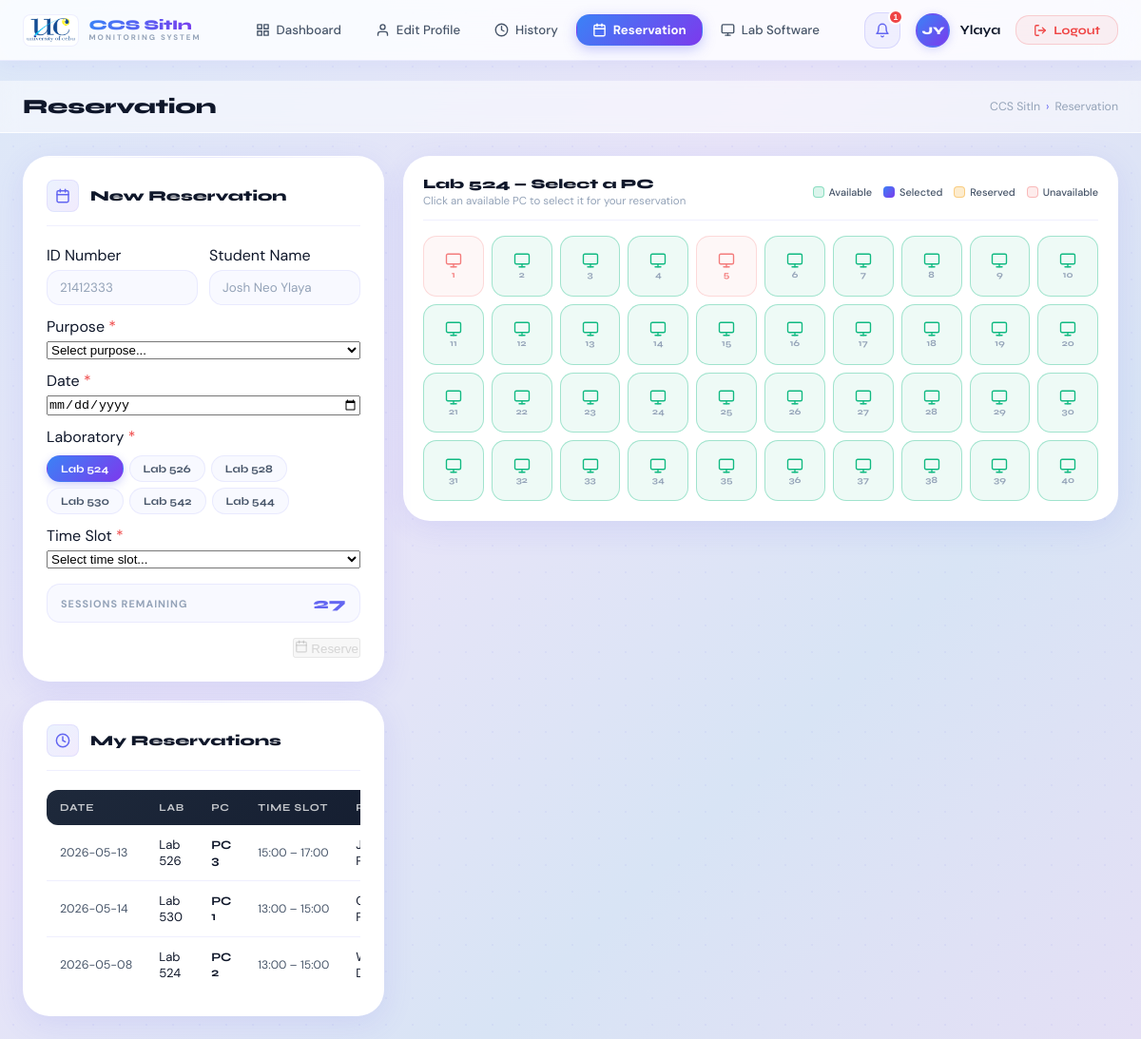
/reservation (signed in), run on the app's committed database.
### tables this page shows
CREATE TABLE students (
            id            INTEGER PRIMARY KEY AUTOINCREMENT,
            student_id    TEXT UNIQUE NOT NULL,
            lastname      TEXT NOT NULL,
            firstname     TEXT NOT NULL,
            middlename    TEXT,
            address       TEXT,
            course        TEXT,
            level         TEXT,
            email         TEXT,
            password      TEXT NOT NULL,
            sessions_left INTEGER NOT NULL DEFAULT 30
        );

CREATE TABLE reservations (
            id            INTEGER PRIMARY KEY AUTOINCREMENT,
            student_id    TEXT NOT NULL,
            lab_room      TEXT NOT NULL,
            date          TEXT NOT NULL,
            time_slot     TEXT NOT NULL,
            purpose       TEXT NOT NULL,
            pc_number     TEXT,
            status        TEXT NOT NULL DEFAULT 'pending',
            admin_remarks TEXT,
            created_at    TEXT NOT NULL
        );

### app.py (the view, shortened to what this page needs)
@app.route("/reservation")
def reservation():
    if "student_id" not in session:
        return redirect(url_for("login"))
    sid  = session["student_id"]
    conn = get_db()
    reservations = conn.execute(
        "SELECT * FROM reservations WHERE student_id=? ORDER BY id DESC", (sid,)
    ).fetchall()
    has_pending = conn.execute(
        "SELECT id FROM reservations WHERE student_id=? AND status='pending'", (sid,)
    ).fetchone() is not None
    tips = conn.execute("SELECT * FROM reservation_tips ORDER BY id DESC").fetchall()
    blocked_rows  = conn.execute("SELECT lab_room, date, time_slot FROM blocked_slots").fetchall()
    blocked_slots = {}
    for row in blocked_rows:
        key = row["lab_room"] + "|" + row["date"]
        blocked_slots.setdefault(key, []).append(row["time_slot"])
    reserved_rows = conn.execute("""
        SELECT lab_room, date, time_slot, pc_number FROM reservations
        WHERE status IN ('pending','approved') AND pc_number IS NOT NULL
    """).fetchall()
    reserved_pcs = {}
    unavail_rows    = conn.execute("SELECT lab_room, pc_number FROM unavailable_pcs").fetchall()
    unavailable_pcs = {}
    for row in unavail_rows:
        unavailable_pcs.setdefault(row["lab_room"], []).append(row["pc_number"])
    settings                = conn.execute("SELECT * FROM reservation_settings WHERE id=1").fetchone()
    reservations_open       = settings["is_open"] if settings else 1
    reservations_closed_msg = settings["disable_message"] if settings else ""
    student_db            = conn.execute("SELECT sessions_left FROM students WHERE student_id=?", (sid,)).fetchone()
    student_sessions_left = student_db["sessions_left"] if student_db else 0
    notifications, unread_count = get_student_notifications(sid)
    conn.close()
    return render_template("StudentPage/reservation.html",
                           student=session,
                           reservations=reservations,
                           has_pending=has_pending,
                           tips=tips,
                           blocked_slots=blocked_slots,
                           reserved_pcs=reserved_pcs,
                           unavailable_pcs=unavailable_pcs,
                           reservations_open=reservations_open,
                           reservations_closed=not reservations_open,
                           reservations_closed_msg=reservations_closed_msg,
                           notifications=notifications,
                           unread_count=unread_count,
                           student_sessions_left=student_sessions_left,
                           today=date.today().isoformat())

### templates/StudentPage/reservation.html (shortened to what this page needs)
﻿<!DOCTYPE html>
<html>
<head>
  <link rel="stylesheet" href="{{ url_for('static', filename='dashboard.css') }}">
</head>
<body>
  <nav class="topnav">
    <div class="topnav-left">
      <div class="nav-brand">
        <img src="{{ url_for('static', filename='uclogo.png') }}" alt="UC" class="brand-logo">
        <div class="brand-text">
          <span class="brand-title">CCS SitIn</span>
          <span class="brand-sub">MONITORING SYSTEM</span>
        </div>
      </div>
      <div class="nav-tabs">
        <a href="/dashboard" class="nav-tab">
          <svg width="15" height="15" viewBox="0 0 24 24" fill="none" stroke="currentColor" stroke-width="2.2" stroke-linecap="round" stroke-linejoin="round"><rect x="3" y="3" width="7" height="7"/><rect x="14" y="3" width="7" height="7"/><rect x="3" y="14" width="7" height="7"/><rect x="14" y="14" width="7" height="7"/></svg>
          Dashboard
        </a>
        <a href="/edit_profile" class="nav-tab">
          <svg width="15" height="15" viewBox="0 0 24 24" fill="none" stroke="currentColor" stroke-width="2.2" stroke-linecap="round" stroke-linejoin="round"><path d="M20 21v-2a4 4 0 0 0-4-4H8a4 4 0 0 0-4 4v2"/><circle cx="12" cy="7" r="4"/></svg>
          Edit Profile
        </a>
        <a href="/history" class="nav-tab">
          <svg width="15" height="15" viewBox="0 0 24 24" fill="none" stroke="currentColor" stroke-width="2.2" stroke-linecap="round" stroke-linejoin="round"><circle cx="12" cy="12" r="10"/><polyline points="12 6 12 12 16 14"/></svg>
          History
        </a>
        <a href="/reservation" class="nav-tab active">
          <svg width="15" height="15" viewBox="0 0 24 24" fill="none" stroke="currentColor" stroke-width="2.2" stroke-linecap="round" stroke-linejoin="round"><rect x="3" y="4" width="18" height="18" rx="2"/><line x1="16" y1="2" x2="16" y2="6"/><line x1="8" y1="2" x2="8" y2="6"/><line x1="3" y1="10" x2="21" y2="10"/></svg>
          Reservation
        </a>
        <a href="/student/lab-software" class="nav-tab">
          <svg width="15" height="15" viewBox="0 0 24 24" fill="none" stroke="currentColor" stroke-width="2.2" stroke-linecap="round" stroke-linejoin="round"><rect x="2" y="3" width="20" height="14" rx="2"/><line x1="8" y1="21" x2="16" y2="21"/><line x1="12" y1="17" x2="12" y2="21"/></svg>
          Lab Software
        </a>
      </div>
    </div>
    <div class="topnav-right">
      <div class="notif-wrap">
        <button class="btn-notif" onclick="toggleNotif(event)" title="Notifications">
          <svg width="16" height="16" viewBox="0 0 24 24" fill="none" stroke="currentColor" stroke-width="2.2" stroke-linecap="round" stroke-linejoin="round"><path d="M18 8A6 6 0 0 0 6 8c0 7-3 9-3 9h18s-3-2-3-9"/><path d="M13.73 21a2 2 0 0 1-3.46 0"/></svg>
          <span class="notif-badge {% if unread_count == 0 %}hidden{% endif %}" id="notifBadge">
            {{ unread_count if unread_count <= 9 else '9+' }}
          </span>
        </button>
      </div>
      <div class="nav-user">
        <div class="nav-avatar" id="nav-avatar">{{ student.firstname[0] }}{{ student.lastname[0] }}</div>
        <span class="nav-username">{{ student.lastname }}</span>
      </div>
      <a href="/logout" class="btn-logout">
        <svg width="14" height="14" viewBox="0 0 24 24" fill="none" stroke="currentColor" stroke-width="2.2" stroke-linecap="round" stroke-linejoin="round"><path d="M9 21H5a2 2 0 0 1-2-2V5a2 2 0 0 1 2-2h4"/><polyline points="16 17 21 12 16 7"/><line x1="21" y1="12" x2="9" y2="12"/></svg>
        Logout
      </a>
    </div>
  </nav>
  <div class="page-wrapper">
    <div class="breadcrumb">
      <span class="bc-title">Reservation</span>
      <div class="bc-path"><span>CCS SitIn</span><span class="bc-sep">›</span><span>Reservation</span></div>
    </div>
    <div class="section-content">
      <div class="res-layout">
        <div>
          <div class="panel">
            <div class="panel-header">
              <div class="panel-icon">
                <svg width="16" height="16" viewBox="0 0 24 24" fill="none" stroke="currentColor" stroke-width="2.2" stroke-linecap="round" stroke-linejoin="round"><rect x="3" y="4" width="18" height="18" rx="2"/><line x1="16" y1="2" x2="16" y2="6"/><line x1="8" y1="2" x2="8" y2="6"/><line x1="3" y1="10" x2="21" y2="10"/></svg>
              </div>
              <h3>New Reservation</h3>
            </div>
            {% if has_pending %}
            <div class="flash flash-error" style="margin-bottom:0;">
              You already have a <strong>pending reservation</strong>. Wait for it to be processed first.
            </div>
            {% elif reservations_closed %}
            <div class="flash flash-error" style="margin-bottom:0;">
              Reservations are currently closed by the administrator.
            </div>
            {% else %}
            <form method="POST" action="/submit_reservation" id="resForm">
              <div class="res-form-section">
                <div style="display:grid; grid-template-columns:1fr 1fr; gap:12px;">
                  <div class="res-field">
                    <label class="form-label">ID Number</label>
                    <div style="padding:9px 13px; background:var(--bg-card-2); border:1.5px solid var(--border); border-radius:var(--radius-md); font-size:0.84rem; color:var(--text-3);">
                      {{ student.student_id }}
                    </div>
                  </div>
                  <div class="res-field">
                    <label class="form-label">Student Name</label>
                    <div style="padding:9px 13px; background:var(--bg-card-2); border:1.5px solid var(--border); border-radius:var(--radius-md); font-size:0.84rem; color:var(--text-3);">
                      {{ student.firstname }} {{ student.lastname }}
                    </div>
                  </div>
                </div>
                <div class="res-field">
                  <label class="form-label">Purpose <span style="color:var(--danger)">*</span></label>
                  <select name="purpose" class="form-input" required>
                    <option value="" disabled selected>Select purpose...</option>
                  </select>
                </div>
                <div class="res-field">
                  <label class="form-label">Date <span style="color:var(--danger)">*</span></label>
                  <input type="date" name="date" id="dateInput" class="form-input"
                    min="{{ today }}" required onchange="refreshGrid()">
                </div>
                <div class="res-field">
                  <label class="form-label">Laboratory <span style="color:var(--danger)">*</span></label>
                  <div class="lab-tabs">
                    {% for lab in ['Lab 524','Lab 526','Lab 528','Lab 530','Lab 542','Lab 544'] %}
                    <button type="button" class="lab-tab-btn {% if loop.first %}active{% endif %}"
                      onclick="selectLab(this, '{{ lab }}')">{{ lab }}</button>
                    {% endfor %}
                  </div>
                </div>
                <div class="res-field">
                  <label class="form-label">Time Slot <span style="color:var(--danger)">*</span></label>
                  <select name="time_slot" id="timeSlotSelect" class="form-input" required onchange="refreshGrid()">
                    <option value="" disabled selected>Select time slot...</option>
                  </select>
                </div>
                <div class="sessions-bar">
                  <span class="sessions-label">Sessions Remaining</span>
                  <span class="sessions-value">{{ student_sessions_left }}</span>
                </div>
              </div>
              <div style="display:flex; justify-content:flex-end; margin-top:16px;">
                <button type="submit" class="btn btn-primary" id="reserveBtn" disabled
                  style="opacity:0.5; cursor:not-allowed;">
                  <svg width="14" height="14" viewBox="0 0 24 24" fill="none" stroke="currentColor" stroke-width="2.2" stroke-linecap="round" stroke-linejoin="round"><rect x="3" y="4" width="18" height="18" rx="2"/><line x1="16" y1="2" x2="16" y2="6"/><line x1="8" y1="2" x2="8" y2="6"/><line x1="3" y1="10" x2="21" y2="10"/></svg>
                  Reserve
                </button>
              </div>
            </form>
            {% endif %}
          </div>
          <div class="panel" style="margin-top:20px;">
            <div class="panel-header">
              <div class="panel-icon">
                <svg width="16" height="16" viewBox="0 0 24 24" fill="none" stroke="currentColor" stroke-width="2.2" stroke-linecap="round" stroke-linejoin="round"><circle cx="12" cy="12" r="10"/><polyline points="12 6 12 12 16 14"/></svg>
              </div>
              <h3>My Reservations</h3>
            </div>
            {% if reservations %}
            <div style="overflow-x:auto;">
              <table class="res-table">
                <thead>
                  <tr>
                    <th>Date</th>
                    <th>Lab</th>
                    <th>PC</th>
                    <th>Time Slot</th>
                    <th>Purpose</th>
                  </tr>
                </thead>
                <tbody>
                  {% for r in reservations %}
                  <tr>
                    <td style="font-size:0.78rem; color:var(--text-2); white-space:nowrap;">{{ r.date }}</td>
                    <td><span class="badge badge-gold">{{ r.lab_room }}</span></td>
                    <td style="font-family:'Syne',sans-serif; font-weight:700; font-size:0.8rem;">{{ r.pc_number or '—' }}</td>
                    <td style="font-size:0.76rem; color:var(--text-2); white-space:nowrap;">{{ r.time_slot }}</td>
                    <td><span class="badge badge-violet">{{ r.purpose }}</span></td>
                  </tr>
                  {% endfor %}
                </tbody>
              </table>
            </div>
            {% endif %}
          </div>
        </div>
        <div class="pc-grid-wrap">
          <div class="pc-grid-header">
            <div>
              <div class="pc-grid-title" id="gridTitle">Lab 524 — Select a PC</div>
              <div style="font-size:0.72rem; color:var(--text-3); margin-top:2px;">
                Click an available PC to select it for your reservation
              </div>
            </div>
            <div class="pc-legend">
              <div class="pc-legend-item"><div class="legend-dot legend-available"></div>Available</div>
              <div class="pc-legend-item"><div class="legend-dot legend-selected"></div>Selected</div>
              <div class="pc-legend-item"><div class="legend-dot legend-reserved"></div>Reserved</div>
              <div class="pc-legend-item"><div class="legend-dot legend-unavailable"></div>Unavailable</div>
            </div>
          </div>
          <div class="pc-grid" id="pcGrid">
          </div>
        </div>
      </div>
    </div>
  </div>
</body>
</html>

### data on the page
students: lastname "Ylaya", firstname "Josh Neo"
reservations: date "2026-05-13", lab_room "Lab 526", pc_number "PC 3", time_slot "15:00 – 17:00"
reservations: date "2026-05-14", lab_room "Lab 530", pc_number "PC 1", time_slot "13:00 – 15:00"
reservations: date "2026-05-08", lab_room "Lab 524", pc_number "PC 2", time_slot "13:00 – 15:00"

### other printed values
{{ unread_count if unread_count <= 9 else '9+' }} "1"
{{ student.firstname[0] }} "J"
{{ student.lastname[0] }} "Y"
{{ student.student_id }} "21412333"
{{ lab }} "Lab 524" "Lab 526" "Lab 528" "Lab 530" "Lab 542" "Lab 544"
{{ student_sessions_left }} "27"
